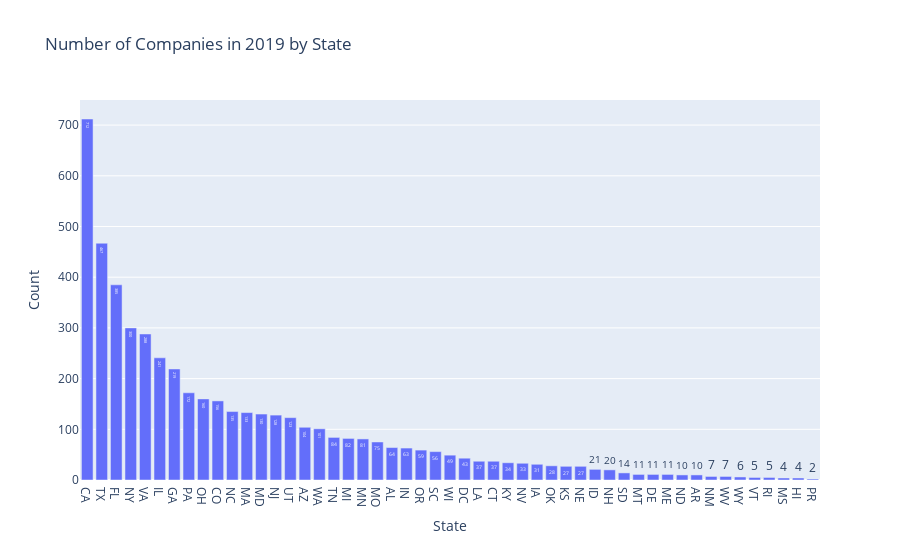

The notebook cell this image was saved under:
### Code cell
geographic_trends(df, "state", "bar", None)

### Figure 1 — Plotly figure (JSON) as saved in the notebook; plotly's stock layout.template omitted (floating-point values rounded to 4 significant figures)
{"data": [{"alignmentgroup": "True", "hovertemplate": "State=%{x}<br>Count=%{y}<extra></extra>", "legendgroup": "", "marker": {"color": "#636efa", "pattern": {"shape": ""}}, "name": "", "offsetgroup": "", "orientation": "v", "showlegend": false, "textposition": "auto", "texttemplate": "%{y}", "type": "bar", "x": ["CA", "TX", "FL", "NY", "VA", "IL", "GA", "PA", "OH", "CO", "NC", "MA", "MD", "NJ", "UT", "AZ", "WA", "TN", "MI", "MN", "MO", "AL", "IN", "OR", "SC", "WI", "DC", "LA", "CT", "KY", "NV", "IA", "OK", "KS", "NE", "ID", "NH", "SD", "MT", "DE", "ME", "ND", "AR", "NM", "WV", "WY", "VT", "RI", "MS", "HI", "PR"], "xaxis": "x", "y": [712, 467, 385, 300, 288, 241, 219, 172, 160, 156, 135, 133, 130, 128, 123, 104, 101, 84, 82, 81, 75, 64, 63, 59, 56, 49, 43, 37, 37, 34, 33, 31, 28, 27, 27, 21, 20, 14, 11, 11, 11, 10, 10, 7, 7, 6, 5, 5, 4, 4, 2], "yaxis": "y"}], "layout": {"barmode": "relative", "legend": {"tracegroupgap": 0}, "title": {"text": "Number of Companies in 2019 by State"}, "xaxis": {"anchor": "y", "domain": [0, 1], "title": {"text": "State"}}, "yaxis": {"anchor": "x", "domain": [0, 1], "title": {"text": "Count"}}}}
